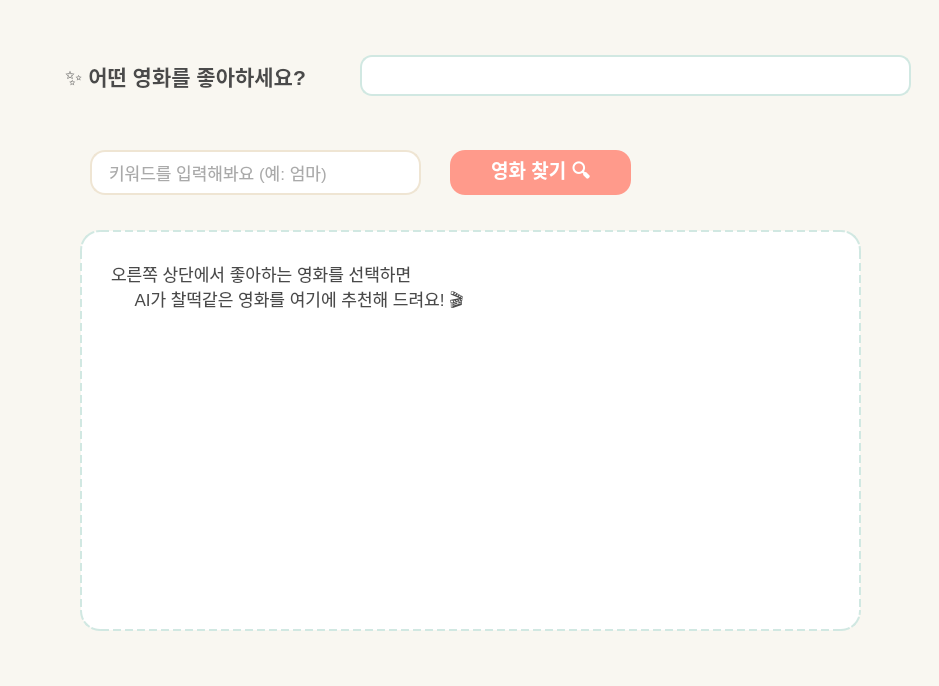
<?xml version="1.0" encoding="UTF-8"?>
<ui version="4.0">
 <class>Form</class>
 <widget class="QWidget" name="Form">
  <property name="geometry">
   <rect>
    <x>0</x>
    <y>0</y>
    <width>939</width>
    <height>686</height>
   </rect>
  </property>
  <property name="windowTitle">
   <string>🍿 AI 영화 도우미 🍿</string>
  </property>
  <property name="styleSheet">
   <string notr="true">
    QWidget {
        background-color: #F9F7F1;
        font-family: 'Malgun Gothic', 'Apple SD Gothic Neo', sans-serif;
    }
   </string>
  </property>
  <widget class="QLabel" name="label">
   <property name="geometry">
    <rect>
     <x>20</x>
     <y>50</y>
     <width>331</width>
     <height>51</height>
    </rect>
  </property>
   <property name="font">
    <font>
     <pointsize>16</pointsize>
     <weight>75</weight>
     <bold>true</bold>
    </font>
   </property>
   <property name="styleSheet">
    <string notr="true">
     color: #4A4A4A;
    </string>
   </property>
   <property name="text">
    <string>✨ 어떤 영화를 좋아하세요?</string>
   </property>
   <property name="alignment">
    <set>Qt::AlignCenter</set>
   </property>
  </widget>
  <widget class="QComboBox" name="cb_title">
   <property name="geometry">
    <rect>
     <x>360</x>
     <y>55</y>
     <width>551</width>
     <height>41</height>
    </rect>
   </property>
   <property name="font">
    <font>
     <pointsize>13</pointsize>
    </font>
   </property>
   <property name="styleSheet">
    <string notr="true">
     QComboBox {
         background-color: #FFFFFF;
         border: 2px solid #D1E8E2;
         border-radius: 12px;
         padding: 5px 10px;
         color: #333333;
     }
     QComboBox::drop-down {
         border: 0px;
     }
     QComboBox QAbstractItemView {
         background-color: #FFFFFF;
         border: 2px solid #D1E8E2;
         selection-background-color: #D1E8E2;
         selection-color: #333333;
     }
    </string>
   </property>
  </widget>
  <widget class="QLineEdit" name="le_keyword">
   <property name="geometry">
    <rect>
     <x>90</x>
     <y>150</y>
     <width>331</width>
     <height>45</height>
    </rect>
   </property>
   <property name="font">
    <font>
     <pointsize>13</pointsize>
    </font>
   </property>
   <property name="styleSheet">
    <string notr="true">
     QLineEdit {
         background-color: #FFFFFF;
         border: 2px solid #EFE5D3;
         border-radius: 15px;
         padding-left: 15px;
         color: #555555;
     }
     QLineEdit:focus {
         border: 2px solid #FF9A8B;
     }
    </string>
   </property>
   <property name="placeholderText">
    <string>키워드를 입력해봐요 (예: 엄마)</string>
   </property>
  </widget>
  <widget class="QPushButton" name="btn_recommend">
   <property name="geometry">
    <rect>
     <x>450</x>
     <y>150</y>
     <width>181</width>
     <height>45</height>
    </rect>
   </property>
   <property name="font">
    <font>
     <pointsize>14</pointsize>
     <weight>75</weight>
     <bold>true</bold>
    </font>
   </property>
   <property name="styleSheet">
    <string notr="true">
     QPushButton {
         background-color: #FF9A8B;
         color: white;
         border-radius: 15px;
         border: none;
     }
     QPushButton:hover {
         background-color: #FF8473;
     }
     QPushButton:pressed {
         background-color: #E26D5C;
     }
    </string>
   </property>
   <property name="text">
    <string>영화 찾기 🔍</string>
   </property>
  </widget>
  <widget class="QLabel" name="lb_recommendation">
   <property name="geometry">
    <rect>
     <x>80</x>
     <y>230</y>
     <width>781</width>
     <height>401</height>
    </rect>
   </property>
   <property name="font">
    <font>
     <pointsize>13</pointsize>
     <weight>50</weight>
     <bold>false</bold>
    </font>
   </property>
   <property name="styleSheet">
    <string notr="true">
     QLabel {
         background-color: #FFFFFF;
         border: 2px dashed #D1E8E2;
         border-radius: 20px;
         padding: 25px;
         color: #4A4A4A;
         line-height: 150%;
     }
    </string>
   </property>
   <property name="text">
    <string>오른쪽 상단에서 좋아하는 영화를 선택하면
     AI가 찰떡같은 영화를 여기에 추천해 드려요! 🎬</string>
   </property>
   <property name="alignment">
    <set>Qt::AlignLeft|Qt::AlignTop</set>
   </property>
  </widget>
 </widget>
 <resources/>
 <connections/>
</ui>
